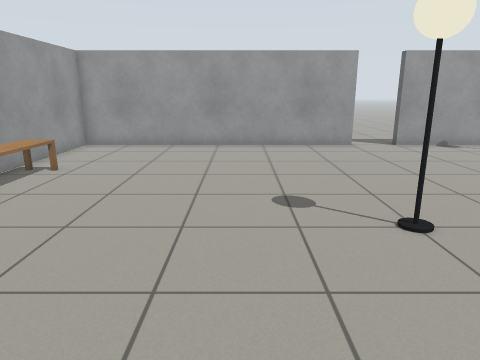
[1] (above)

12 first-person views from a walk through a robot-simulator world made for Gazebo. The camera is 1.1 m above the floor, tilts 14° down and sees 70° across. The lines on the ground mark 1 m squares. The floor is counted in squares, 0.5 m on a side. Each view is taken from the middle of a square. On the plan, view 1 faces up. The plan holds only what a view shows up to about 19 squares ahead; the rest is blank. Simple shapes stand in for some stock models.

[2]
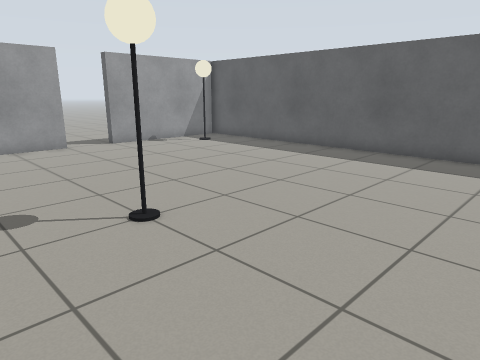

[3]
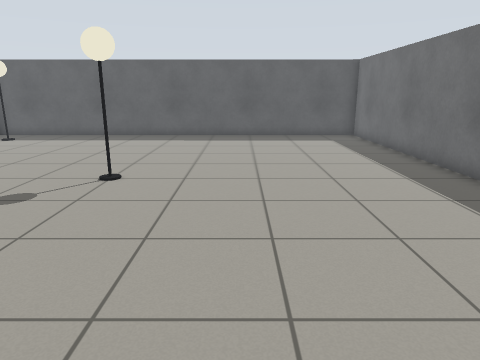

[4]
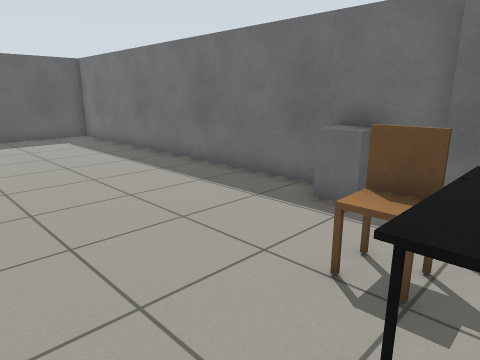

[5]
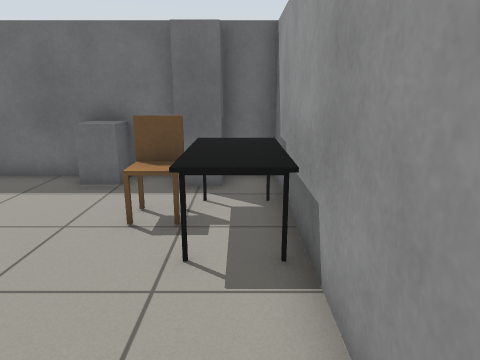

[6]
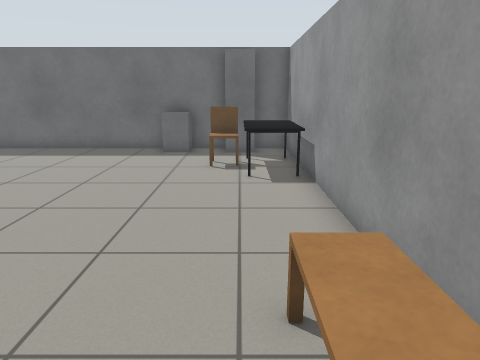

[7]
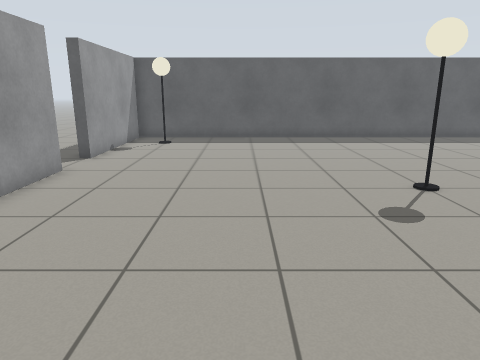

[8]
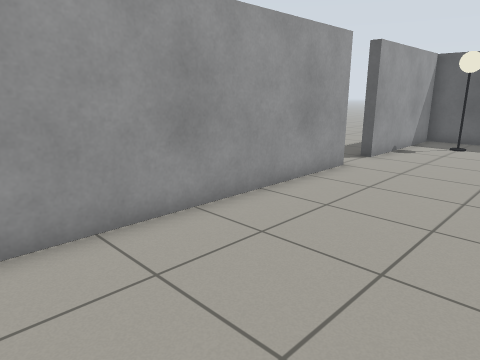

[9]
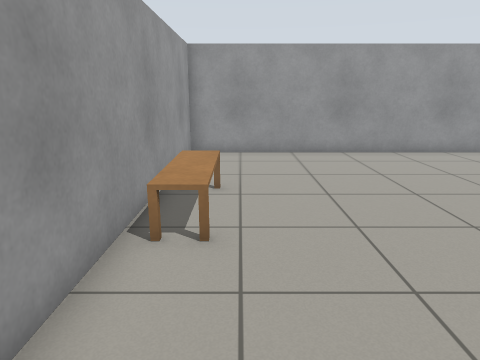

[10]
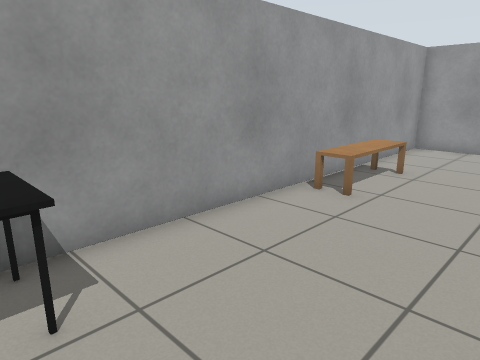

[11]
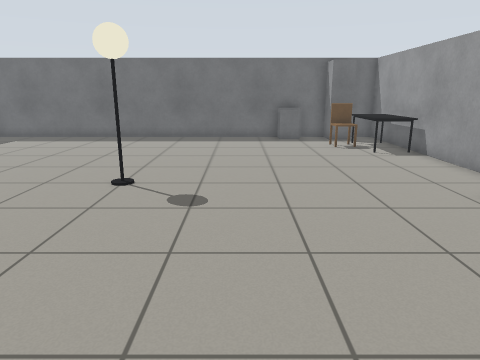

[12]
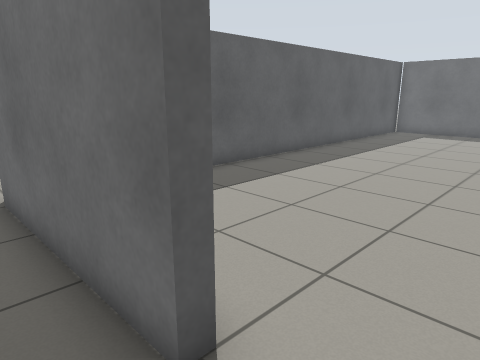

### Floor plan
Points are (right, up) in squares from view 1. A wall is a line through its corners. A room is listed if a view was taken in it or the views show most of it. See-through windows are left out.
Room 1 (views 1, 2, 3, 4, 5, 6, 7, 8, 9, 10, 11)
walls: (5, 15.3) (-6.9, 15.3) (-7, -4.3) (-3.4, -4.3); (-1.6, -4.3) (13.1, -4.3) (13.2, 15.3) (7, 15.3)
ways out: opening at (5.5, 16) to room 2
objects: kitchen table (-6, -2) to (-5, 1); bench (-6, 7) to (-6, 10); wardrobe (-5, -6) to (-5, -3); chair (-5, -1) to (-4, -1); grey box (-3, -5) to (-2, -4); lamp (3, 5) to (3, 6); lamp (11, 13) to (11, 14)
Room 2 (view 12)
walls: (7, 15.3) (7, 15.7) (13, 15.7)
ways out: opening at (5.5, 16) to room 1

Positions as (right, up) in squares from view 1, and headings:
1: (0, 0), facing up
2: (0, 0), facing up-right
3: (-6, 2), facing right
4: (-6, 3), facing down-right
5: (-6, 5), facing down
6: (-5, 10), facing down
7: (-5, 10), facing right
8: (-5, 10), facing up-right
9: (-5, 2), facing up
10: (-2, 0), facing up-left
11: (0, 14), facing down
12: (5, 17), facing down-right
